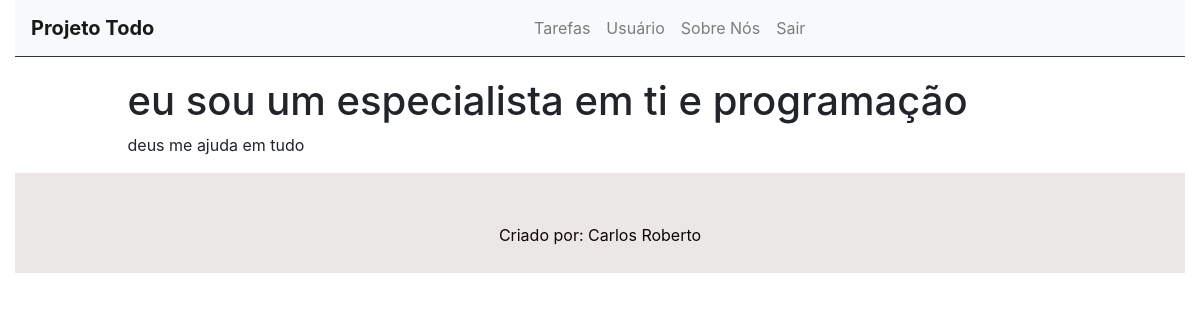
/task/18 (signed in), run on the app's committed database.
### task/models.py (models this page shows, shortened)
class Task(models.Model):
    STATUS = (
        ('doing','fazendo'),
        ('done','feito'),
    )
    title = models.CharField(max_length=255,)
    description = models.TextField()
    done = models.CharField(
        max_length=5,
        choices=STATUS,
    )
    user = models.ForeignKey(get_user_model(), on_delete=models.CASCADE)
    created_at = models.DateTimeField(auto_now_add=True)
    update_at= models.DateTimeField(auto_now=True)

### task/views.py (the view)
# urls.py: path('task/<int:id>', views.taskView, name='task-view'),
@login_required
def taskView(request, id):
    task = get_object_or_404(Task, pk=id)
    return render(request, 'tasks/task.html', {'task':task})

### task/templates/tasks/task.html (shortened to what this page needs)
{% extends 'base.html' %}
{% block content %}
    <div class="offset-1 col-10 list-div">
        <h1>{{ task.title }}</h1>
        <p> {{ task.description }} <p>
    </div>
{% endblock  %}

### task/static/css/styles.css (style rules this page uses)
.list-div { padding: 0; }

### data on the page
Task: title "eu sou um especialista em ti e programação", description "deus me ajuda em tudo"
